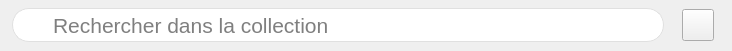
<?xml version="1.0" encoding="UTF-8"?>
<ui version="4.0">
 <class>Search</class>
 <widget class="QWidget" name="Search">
  <property name="geometry">
   <rect>
    <x>0</x>
    <y>0</y>
    <width>732</width>
    <height>51</height>
   </rect>
  </property>
  <property name="minimumSize">
   <size>
    <width>732</width>
    <height>51</height>
   </size>
  </property>
  <property name="maximumSize">
   <size>
    <width>732</width>
    <height>51</height>
   </size>
  </property>
  <property name="windowTitle">
   <string>Form</string>
  </property>
  <property name="styleSheet">
   <string notr="true">#search_line_edit {
	border: 1px solid rgb(224, 224, 224);
	border-radius: 17px;
	padding-left: 38px;
	padding-right: 38px;
}

#search_line_edit:focus {
	border: 2px solid #3d5afe;
	border-radius: 5px;
}</string>
  </property>
  <layout class="QHBoxLayout" name="main_layout">
   <property name="spacing">
    <number>0</number>
   </property>
   <property name="leftMargin">
    <number>12</number>
   </property>
   <property name="topMargin">
    <number>8</number>
   </property>
   <property name="rightMargin">
    <number>18</number>
   </property>
   <property name="bottomMargin">
    <number>8</number>
   </property>
   <item alignment="Qt::AlignLeft|Qt::AlignVCenter">
    <widget class="QLineEdit" name="search_line_edit">
     <property name="minimumSize">
      <size>
       <width>652</width>
       <height>34</height>
      </size>
     </property>
     <property name="maximumSize">
      <size>
       <width>652</width>
       <height>34</height>
      </size>
     </property>
     <property name="font">
      <font>
       <family>Helvetica</family>
       <pointsize>16</pointsize>
      </font>
     </property>
     <property name="placeholderText">
      <string>Rechercher dans la collection</string>
     </property>
     <property name="clearButtonEnabled">
      <bool>true</bool>
     </property>
    </widget>
   </item>
   <item alignment="Qt::AlignRight|Qt::AlignVCenter">
    <widget class="QPushButton" name="trie_button">
     <property name="minimumSize">
      <size>
       <width>32</width>
       <height>32</height>
      </size>
     </property>
     <property name="maximumSize">
      <size>
       <width>32</width>
       <height>32</height>
      </size>
     </property>
     <property name="text">
      <string/>
     </property>
     <property name="icon">
      <iconset>
       <normaloff>../../../../../../Downloads/trie.png</normaloff>../../../../../../Downloads/trie.png</iconset>
     </property>
     <property name="iconSize">
      <size>
       <width>32</width>
       <height>32</height>
      </size>
     </property>
    </widget>
   </item>
  </layout>
 </widget>
 <resources/>
 <connections/>
</ui>
